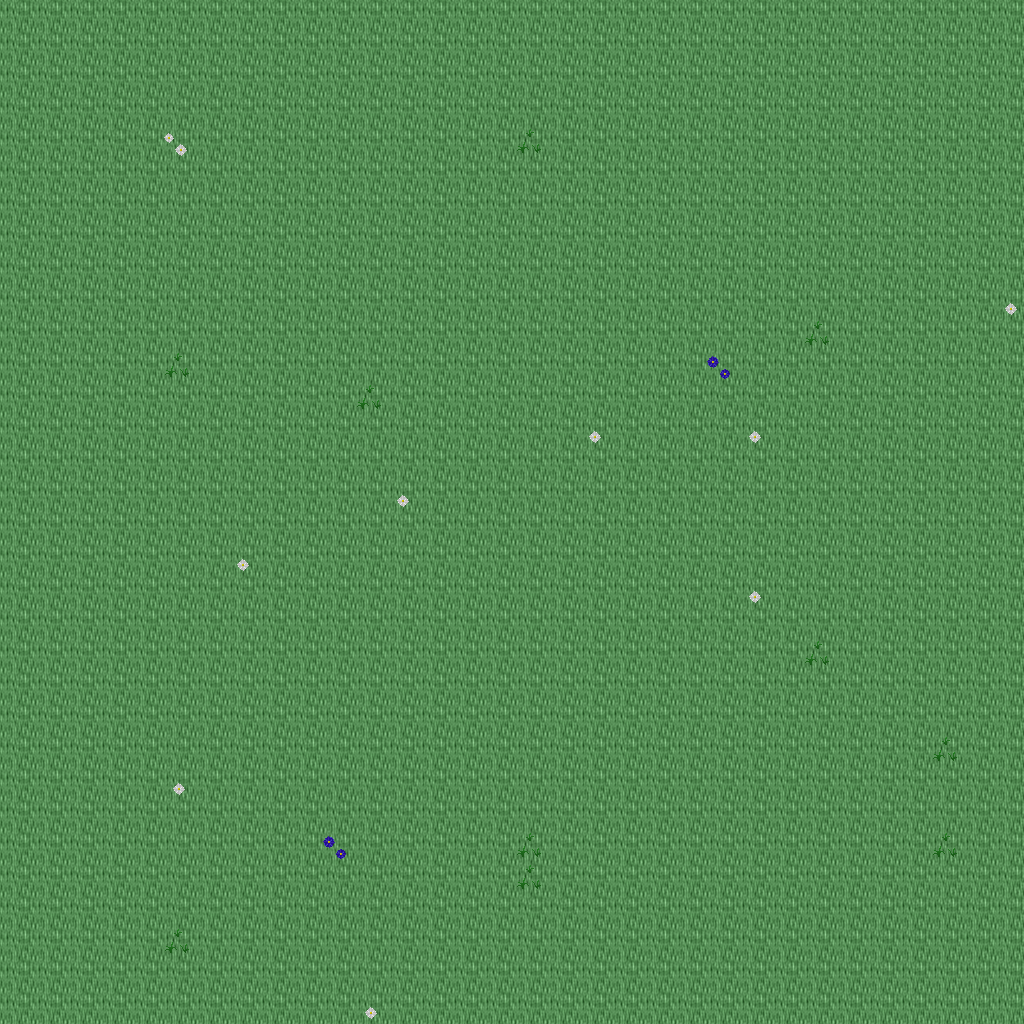

Rendered tile map (Tiled .tmx) drawn with the repository's tilesets; below, a short description and the map source with its tile grids summarised:
An orthogonal 32x32 tile map with 32x32 px tiles, 5 tile layers (Ground, Objects, Objects2, Above, ...), 1 hidden layer not drawn, 25 tilesets.

<map version="1.10" tiledversion="1.11.0" orientation="orthogonal" renderorder="right-down" width="32" height="32" tilewidth="32" tileheight="32" infinite="0" nextlayerid="11" nextobjectid="1">
 <tileset firstgid="1" name="ground_ground" tilewidth="32" tileheight="32" tilecount="33" columns="3">
  <image source="../drawable/ground_ground.png" width="96" height="352" />
 </tileset>
 <tileset firstgid="34" name="ground_grass_edges" tilewidth="32" tileheight="32" tilecount="36" columns="12">
  <image source="../drawable/ground_grass_edges.png" width="384" height="96" />
 </tileset>
 <tileset firstgid="70" name="ground_ridge_earth_dark" tilewidth="32" tileheight="32" tilecount="96" columns="12">
  <image source="../drawable/ground_ridge_earth_dark.png" width="384" height="256" />
 </tileset>
 <tileset firstgid="166" name="plant_flower_daisy_white" tilewidth="32" tileheight="32" tilecount="8" columns="2">
  <image source="../drawable/plant_flower_daisy_white.png" width="64" height="128" />
 </tileset>
 <tileset firstgid="174" name="plant_grasses" tilewidth="32" tileheight="32" tilecount="6" columns="3">
  <image source="../drawable/plant_grasses.png" width="96" height="64" />
 </tileset>
 <tileset firstgid="180" name="ground_rock_pebbles" tilewidth="32" tileheight="32" tilecount="3" columns="1">
  <image source="../drawable/ground_rock_pebbles.png" width="32" height="96" />
 </tileset>
 <tileset firstgid="183" name="plant_flower_daisy_blue" tilewidth="32" tileheight="32" tilecount="8" columns="2">
  <image source="../drawable/plant_flower_daisy_blue.png" width="64" height="128" />
 </tileset>
 <tileset firstgid="191" name="ground_ladder_vertical_dark" tilewidth="32" tileheight="32" tilecount="3" columns="3">
  <image source="../drawable/ground_ladder_vertical_dark.png" width="96" height="32" />
 </tileset>
 <tileset firstgid="194" name="item_corpse_huge_animal" tilewidth="32" tileheight="32" tilecount="16" columns="2">
  <image source="../drawable/item_corpse_huge_animal.png" width="64" height="256" />
 </tileset>
 <tileset firstgid="210" name="ground_ladder_steps" tilewidth="32" tileheight="32" tilecount="6" columns="3">
  <image source="../drawable/ground_ladder_steps.png" width="96" height="64" />
 </tileset>
 <tileset firstgid="216" name="logic_creature_rodent" tilewidth="32" tileheight="32" tilecount="8" columns="8">
  <image source="../drawable/logic_creature_rodent.png" width="256" height="32" />
 </tileset>
 <tileset firstgid="224" name="logic_creature_animal" tilewidth="32" tileheight="32" tilecount="32" columns="8">
  <image source="../drawable/logic_creature_animal.png" width="256" height="128" />
 </tileset>
 <tileset firstgid="256" name="logic_portal" tilewidth="32" tileheight="32" tilecount="24" columns="8">
  <image source="../drawable/logic_portal.png" width="256" height="96" />
 </tileset>
 <tileset firstgid="280" name="logic_creature_orc" tilewidth="32" tileheight="32" tilecount="6" columns="6">
  <image source="../drawable/logic_creature_orc.png" width="192" height="32" />
 </tileset>
 <tileset firstgid="286" name="logic_collision" tilewidth="32" tileheight="32" tilecount="1" columns="1">
  <image source="../drawable/logic_collision.png" width="32" height="32" />
 </tileset>
 <tileset firstgid="287" name="ground_green_paving" tilewidth="32" tileheight="32" tilecount="18" columns="3">
  <image source="../drawable/ground_green_paving.png" width="96" height="192" />
 </tileset>
 <tileset firstgid="305" name="logic_protection" tilewidth="32" tileheight="32" tilecount="2" columns="2">
  <image source="../drawable/logic_protection.png" width="64" height="32" />
 </tileset>
 <tileset firstgid="307" name="ground_earth_edges" tilewidth="32" tileheight="32" tilecount="18" columns="6">
  <image source="../drawable/ground_earth_edges.png" width="192" height="96" />
 </tileset>
 <tileset firstgid="325" name="ground_grass_corners" tilewidth="32" tileheight="32" tilecount="24" columns="6">
  <image source="../drawable/ground_grass_corners.png" width="192" height="128" />
 </tileset>
 <tileset firstgid="349" name="plant_tree_tree_darkgreen" tilewidth="32" tileheight="32" tilecount="88" columns="8">
  <image source="../drawable/plant_tree_tree_darkgreen.png" width="256" height="352" />
 </tileset>
 <tileset firstgid="437" name="plant_tree_evergreen" tilewidth="32" tileheight="32" tilecount="36" columns="3">
  <image source="../drawable/plant_tree_evergreen.png" width="96" height="384" />
 </tileset>
 <tileset firstgid="473" name="building_decoration_rocks" tilewidth="32" tileheight="32" tilecount="6" columns="3">
  <image source="../drawable/building_decoration_rocks.png" width="96" height="64" />
 </tileset>
 <tileset firstgid="479" name="plant_bush_bushes" tilewidth="32" tileheight="32" tilecount="10" columns="5">
  <image source="../drawable/plant_bush_bushes.png" width="160" height="64" />
 </tileset>
 <tileset firstgid="489" name="plant_bush_various_small" tilewidth="32" tileheight="32" tilecount="9" columns="3">
  <image source="../drawable/plant_bush_various_small.png" width="96" height="96" />
 </tileset>
 <tileset firstgid="498" name="ground_dry_grass" tilewidth="32" tileheight="32" tilecount="54" columns="9">
  <image source="../drawable/ground_dry_grass.png" width="288" height="192" />
 </tileset>
 <layer id="1" name="Ground" width="32" height="32">
  <data>[1024 cells, 1024 non-empty, 1 distinct tile ids]</data>
 </layer>
 <layer id="2" name="Objects" width="32" height="32">
  <data>[1024 cells, 21 non-empty, 4 distinct tile ids]</data>
 </layer>
 <layer id="3" name="Objects2" width="32" height="32">
  <data>[1024 cells, 0 non-empty, 0 distinct tile ids]</data>
 </layer>
 <layer id="4" name="Above" width="32" height="32">
  <data>[1024 cells, 0 non-empty, 0 distinct tile ids]</data>
 </layer>
 <layer id="5" name="Above2" width="32" height="32">
  <data>[1024 cells, 0 non-empty, 0 distinct tile ids]</data>
 </layer>
 <layer id="6" name="Walkable" width="32" height="32" visible="0">
  <data>[1024 cells, 0 non-empty, 0 distinct tile ids]</data>
 </layer>
 <objectgroup id="7" name="Mapevents" />
 <objectgroup id="8" name="Spawn" />
 <objectgroup id="9" name="Keys" />
 <objectgroup id="10" name="Replace" />
</map>
